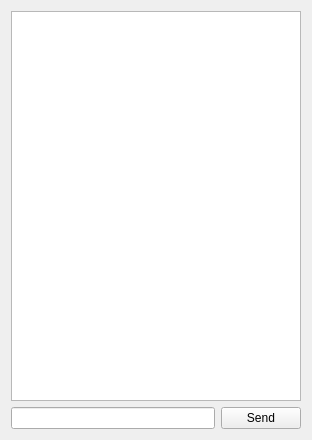
<?xml version="1.0" encoding="UTF-8"?>
<ui version="4.0">
 <class>ChatWindow</class>
 <widget class="QWidget" name="ChatWindow">
  <property name="geometry">
   <rect>
    <x>0</x>
    <y>0</y>
    <width>312</width>
    <height>440</height>
   </rect>
  </property>
  <property name="windowTitle">
   <string>ChatWindow</string>
  </property>
  <layout class="QVBoxLayout" name="verticalLayout">
   <item>
    <widget class="QListWidget" name="listWidget"/>
   </item>
   <item>
    <layout class="QGridLayout" name="gridLayout">
     <item row="0" column="1">
      <widget class="QPushButton" name="msgSend">
       <property name="styleSheet">
        <string notr="true">font: 700 italic 11pt &quot;Segoe UI&quot;;</string>
       </property>
       <property name="text">
        <string>Send</string>
       </property>
      </widget>
     </item>
     <item row="0" column="0">
      <widget class="QLineEdit" name="msgEdit"/>
     </item>
    </layout>
   </item>
  </layout>
 </widget>
 <layoutdefault spacing="6" margin="11"/>
 <resources>
  <include location="chatapp.qrc"/>
 </resources>
 <connections/>
</ui>
